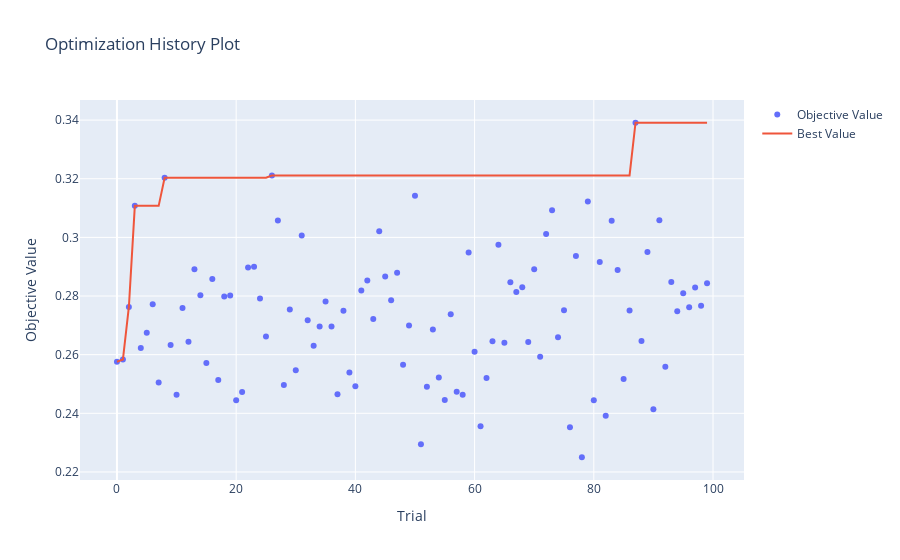

The code cell stored with this chart in its notebook:
### Code cell
optuna.visualization.plot_optimization_history(**{"study": study})
